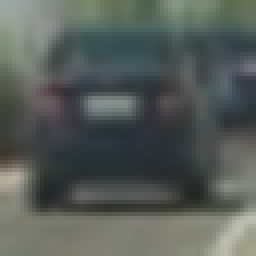
#> input picture examples/image0000.png, 64 x 64 px (shown 4 times larger)
$ python -i plot_examples.py   (imports and definitions only)
#> lines starting #> are read from the running program, lines starting #| are printed output that depends on the picture
import matplotlib.pyplot as plt
import numpy as np
import cv2
import glob
import os
from skimage.feature import hog
from random import shuffle
from sklearn import svm
from sklearn.preprocessing import StandardScaler
import time
from scipy.ndimage.measurements import label

color_space = 'YUV' # Can be RGB, HSV, LUV, HLS, YUV, YCrCb
orient = 15  # HOG orientations
pix_per_cell = 8 # HOG pixels per cell
cell_per_block = 2 # HOG cells per block
hog_channel = "ALL" # Can be 0, 1, 2, or "ALL"
spatial_size = (32, 32) # Spatial binning dimensions
hist_bins = 32    # Number of histogram bins
spatial_feat = True # Spatial features on or off
hist_feat = True # Histogram features on or off
hog_feat = True # HOG features on or off

# Define a function to compute binned color features
def bin_spatial(img, size=(32, 32)):
    # Use cv2.resize().ravel() to create the feature vector
    features = cv2.resize(img, size).ravel()
    # Return the feature vector
    return features

# Define a function to compute color histogram features
# NEED TO CHANGE bins_range if reading .png files with mpimg!
def color_hist(img, nbins=32, bins_range=(0, 256)):
    # Compute the histogram of the color channels separately
    channel1_hist = np.histogram(img[:,:,0], bins=nbins, range=bins_range)
    channel2_hist = np.histogram(img[:,:,1], bins=nbins, range=bins_range)
    channel3_hist = np.histogram(img[:,:,2], bins=nbins, range=bins_range)
    # Concatenate the histograms into a single feature vector
    hist_features = np.concatenate((channel1_hist[0], channel2_hist[0], channel3_hist[0]))
    # Return the individual histograms, bin_centers and feature vector
    return hist_features

# Define a function to return HOG features and visualization
def get_hog_features(img, orient, pix_per_cell, cell_per_block,
                        vis=False, feature_vec=True):
    # Call with two outputs if vis==True
    if vis == True:
        features, hog_image = hog(img, orientations=orient,
                                  pixels_per_cell=(pix_per_cell, pix_per_cell),
                                  cells_per_block=(cell_per_block, cell_per_block),
                                  transform_sqrt=True,
                                  visualise=vis, feature_vector=feature_vec)
        return features, hog_image
    # Otherwise call with one output
    else:
        features = hog(img, orientations=orient,
                       pixels_per_cell=(pix_per_cell, pix_per_cell),
                       cells_per_block=(cell_per_block, cell_per_block),
                       transform_sqrt=True,
                       visualise=vis, feature_vector=feature_vec)
        return features

def single_img_features(img, color_space='RGB', spatial_size=(32, 32),
                        hist_bins=32, orient=9,
                        pix_per_cell=8, cell_per_block=2, hog_channel=0,
                        spatial_feat=True, hist_feat=True, hog_feat=True):
    #1) Define an empty list to receive features
    img_features = []
    #2) Apply color conversion if other than 'RGB'
    if color_space != 'RGB':
        if color_space == 'HSV':
            feature_image = cv2.cvtColor(img, cv2.COLOR_RGB2HSV)
        elif color_space == 'LUV':
            feature_image = cv2.cvtColor(img, cv2.COLOR_RGB2LUV)
        elif color_space == 'HLS':
            feature_image = cv2.cvtColor(img, cv2.COLOR_RGB2HLS)
        elif color_space == 'YUV':
            feature_image = cv2.cvtColor(img, cv2.COLOR_RGB2YUV)
        elif color_space == 'YCrCb':
            feature_image = cv2.cvtColor(img, cv2.COLOR_RGB2YCrCb)
    else: feature_image = np.copy(img)
    #3) Compute spatial features if flag is set
    if spatial_feat == True:
        spatial_features = bin_spatial(feature_image, size=spatial_size)
        #4) Append features to list
        img_features.append(spatial_features)
    #5) Compute histogram features if flag is set
    if hist_feat == True:
        hist_features = color_hist(feature_image, nbins=hist_bins)
        #6) Append features to list
        img_features.append(hist_features)
    #7) Compute HOG features if flag is set
    if hog_feat == True:
        if hog_channel == 'ALL':
            hog_features = []
            for channel in range(feature_image.shape[2]):
                hog_features.extend(get_hog_features(feature_image[:,:,channel],
                                    orient, pix_per_cell, cell_per_block,
                                    vis=False, feature_vec=True))
        else:
            hog_features = get_hog_features(feature_image[:,:,hog_channel], orient,
                        pix_per_cell, cell_per_block, vis=False, feature_vec=True)
        #8) Append features to list
        img_features.append(hog_features)

    #9) Return concatenated array of features
    return np.concatenate(img_features)
# [7 lines of commented-out code are left out]

hog_non_vehicle_images_eval = []
# [14 lines not run here, left out]


hog_non_vehicle_images_train = []
# [14 lines not run here, left out]

hog_vehicle_images_train = []
# [14 lines not run here, left out]

hog_vehicle_images_eval = []
# [19 lines not run here, left out]

>>> import cv2
>>> picture = cv2.cvtColor(cv2.imread('examples/image0000.png'), cv2.COLOR_BGR2RGB)
>>> result = single_img_features(picture)
#> in bin_spatial, `features = cv2.resize(img, size).ravel()`: features = 3072 values, max 189 at index 2776, min 34 at index 2226, mean 89.8
#> in single_img_features, `spatial_features = bin_spatial(feature_image, size=spatial_size)`: spatial_features has the same summary as features in bin_spatial
#> in color_hist, `hist_features = np.concatenate((channel1_hist[0], channel2_hist[0], ch..`: hist_features = 96 values, max 523 at index 74, min 0 at index 0, mean 128
#> in get_hog_features, `features = hog(img, orientations=orient, pixels_per_cell=(pix_per_cell..`: features = 1764 values, max 0.685 at index 1624, min 0 at index 7, mean 0.117
#> in get_hog_features, `features = hog(img, orientations=orient, pixels_per_cell=(pix_per_cell..`:
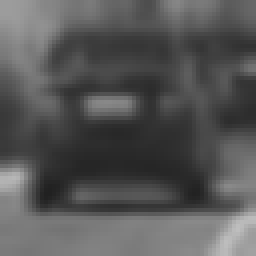
#> img: shape (64, 64) (shown 4 times larger); min 33, max 190, mean 86.6
#> in single_img_features, `hog_features = get_hog_features(feature_image[:,:,hog_channel], orient..`: hog_features has the same summary as features in get_hog_features
#> result = 4932 values, max 523 at index 3146, min 0 at index 3072, mean 58.47

$ run again, on examples/feature3.jpg
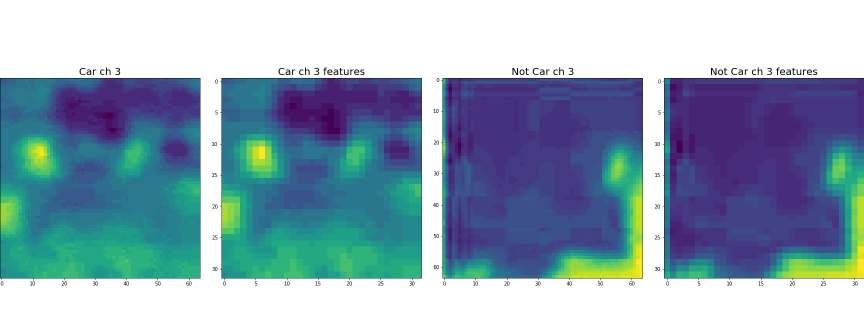
#> input picture examples/feature3.jpg, 1728 x 648 px (shown at 1/2 size)
#> features = 3072 values, max 255 at index 0, min 17 at index 1093, mean 162.7
#> spatial_features has the same summary as features in bin_spatial
#> in color_hist, `hist_features = np.concatenate((channel1_hist[0], channel2_hist[0], ch..`: hist_features = 96 values, max 471367 at index 31, min 69 at index 85, mean 34992
#> in get_hog_features, `features = hog(img, orientations=orient, pixels_per_cell=(pix_per_cell..`:
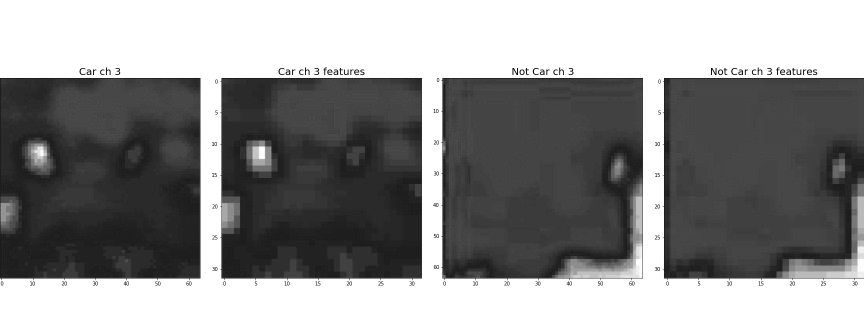
#> img: shape (648, 1728) (shown at 1/2 size); min 0, max 255, mean 141.3
